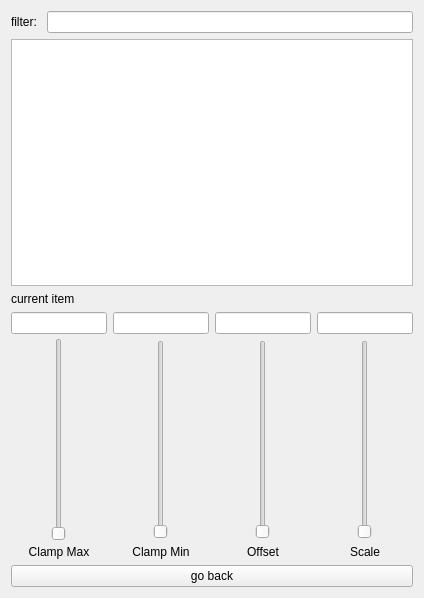
<?xml version="1.0" encoding="UTF-8"?>
<ui version="4.0">
 <class>Form</class>
 <widget class="QWidget" name="Form">
  <property name="geometry">
   <rect>
    <x>0</x>
    <y>0</y>
    <width>424</width>
    <height>598</height>
   </rect>
  </property>
  <property name="windowTitle">
   <string>Form</string>
  </property>
  <layout class="QVBoxLayout" name="verticalLayout_5">
   <item>
    <layout class="QHBoxLayout" name="horizontalLayout_2">
     <item>
      <widget class="QLabel" name="filterLabel">
       <property name="text">
        <string>filter: </string>
       </property>
      </widget>
     </item>
     <item>
      <widget class="QLineEdit" name="filterLineEdit"/>
     </item>
    </layout>
   </item>
   <item>
    <widget class="QListView" name="listView"/>
   </item>
   <item>
    <widget class="QLabel" name="currentItemlabel">
     <property name="text">
      <string>current item</string>
     </property>
    </widget>
   </item>
   <item>
    <layout class="QHBoxLayout" name="horizontalLayout">
     <property name="sizeConstraint">
      <enum>QLayout::SetDefaultConstraint</enum>
     </property>
     <item>
      <layout class="QVBoxLayout" name="verticalLayout">
       <property name="spacing">
        <number>4</number>
       </property>
       <item>
        <widget class="QLineEdit" name="clampMaxLineEdit"/>
       </item>
       <item alignment="Qt::AlignHCenter">
        <widget class="QSlider" name="clampMaxSlider">
         <property name="focusPolicy">
          <enum>Qt::StrongFocus</enum>
         </property>
         <property name="layoutDirection">
          <enum>Qt::LeftToRight</enum>
         </property>
         <property name="autoFillBackground">
          <bool>false</bool>
         </property>
         <property name="orientation">
          <enum>Qt::Vertical</enum>
         </property>
         <property name="tickPosition">
          <enum>QSlider::NoTicks</enum>
         </property>
        </widget>
       </item>
       <item>
        <widget class="QLabel" name="clampMaxLabel">
         <property name="sizePolicy">
          <sizepolicy hsizetype="Preferred" vsizetype="Preferred">
           <horstretch>0</horstretch>
           <verstretch>0</verstretch>
          </sizepolicy>
         </property>
         <property name="text">
          <string>Clamp Max</string>
         </property>
         <property name="alignment">
          <set>Qt::AlignCenter</set>
         </property>
        </widget>
       </item>
      </layout>
     </item>
     <item>
      <layout class="QVBoxLayout" name="verticalLayout_2">
       <item>
        <widget class="QLineEdit" name="clampMinLineEdit"/>
       </item>
       <item alignment="Qt::AlignHCenter">
        <widget class="QSlider" name="clampMinSlider">
         <property name="orientation">
          <enum>Qt::Vertical</enum>
         </property>
        </widget>
       </item>
       <item>
        <widget class="QLabel" name="clampMinLabel">
         <property name="text">
          <string>Clamp Min</string>
         </property>
         <property name="alignment">
          <set>Qt::AlignCenter</set>
         </property>
        </widget>
       </item>
      </layout>
     </item>
     <item>
      <layout class="QVBoxLayout" name="verticalLayout_3">
       <item>
        <widget class="QLineEdit" name="offsetLineEdit"/>
       </item>
       <item alignment="Qt::AlignHCenter">
        <widget class="QSlider" name="offsetSlider">
         <property name="orientation">
          <enum>Qt::Vertical</enum>
         </property>
        </widget>
       </item>
       <item>
        <widget class="QLabel" name="offsetLabel">
         <property name="text">
          <string>Offset</string>
         </property>
         <property name="alignment">
          <set>Qt::AlignCenter</set>
         </property>
        </widget>
       </item>
      </layout>
     </item>
     <item>
      <layout class="QVBoxLayout" name="verticalLayout_4">
       <item>
        <widget class="QLineEdit" name="scaleLineEdit"/>
       </item>
       <item alignment="Qt::AlignHCenter">
        <widget class="QSlider" name="scaleSlider">
         <property name="orientation">
          <enum>Qt::Vertical</enum>
         </property>
        </widget>
       </item>
       <item>
        <widget class="QLabel" name="scaleLabel">
         <property name="text">
          <string>Scale</string>
         </property>
         <property name="alignment">
          <set>Qt::AlignCenter</set>
         </property>
        </widget>
       </item>
      </layout>
     </item>
    </layout>
   </item>
   <item>
    <widget class="QPushButton" name="goBackPushButton">
     <property name="text">
      <string>go back</string>
     </property>
    </widget>
   </item>
  </layout>
 </widget>
 <resources/>
 <connections/>
</ui>
